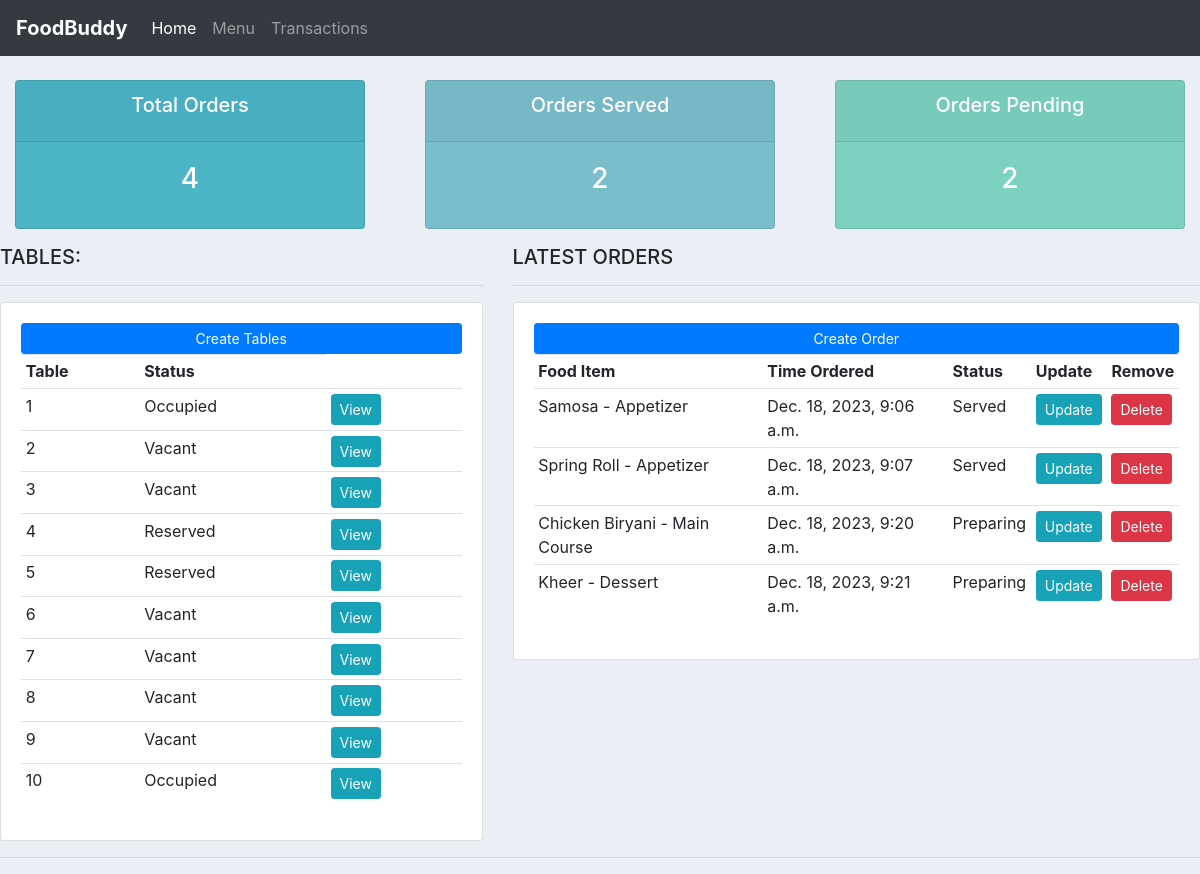
The page / on the database its author committed.
### restaurant/models.py (models this page shows, shortened)
class Table(models.Model):
    STATUS_CHOICES = [
        ('Vacant', 'Vacant'),
        ('Occupied', 'Occupied'),
        ('Reserved', 'Reserved'),
    ]
    capacity = models.IntegerField()
    status = models.CharField(max_length=20, choices=STATUS_CHOICES)

class Order(models.Model):
    STATUS_CHOICES = [
        ('Preparing', 'Preparing'),
        ('Served', 'Served'),
    ]
    table = models.ForeignKey(Table, on_delete=models.SET_NULL, null=True, blank=True)
    order_date = models.DateTimeField(auto_now_add=True)
    meal = models.ForeignKey(Menu, on_delete=models.CASCADE, null=True)
    quantity = models.IntegerField(default=1)
    item_price = models.DecimalField(max_digits=5, decimal_places=2, blank=True, null=True)
    status = models.CharField(max_length=20, choices=STATUS_CHOICES)

class Menu(models.Model):
    CATEGORY_CHOICES = [
        ('Appetizer', 'Appetizer'),
        ('Main Course', 'Main Course'),
        ('Dessert', 'Dessert'),
        ('Beverage', 'Beverage'),
    ]
    meal_name = models.CharField(max_length=255)
    meal_price = models.DecimalField(max_digits=5, decimal_places=2)
    category = models.CharField(max_length=20, choices=CATEGORY_CHOICES)
    def __str__(self):
        return f"{self.meal_name} - {self.category}"

### restaurant/views.py (the view)
# urls.py: 2. Add a URL to urlpatterns:  path('', views.home, name='home')
def home(request):
    orders = Order.objects.all()
    tables = Table.objects.all()
    total_orders = orders.count()
    served = orders.filter(status ='Served').count()
    pending = orders.filter(status = 'Preparing').count()
    context = {'orders':orders, 'tables':tables,'total_orders':total_orders,'pending':pending,'served':served}
    return render(request,"restaurant/home.html", context)

### restaurant/templates/restaurant/home.html
{% extends 'restaurant/main.html' %}
{% block content %}
{% include 'restaurant/status.html' %}
<div class="row">
	<div class="col-md-5">
		<h5>TABLES:</h5>
		<hr>
		<div class="card card-body">
			<a class="btn btn-primary  btn-sm btn-block" href="">Create Tables</a>
			<table class="table table-sm">
				<tr>
					<th>Table</th>
					<th>Status</th>
				</tr>
                {% for table in tables %}
                <tr>
                    <td>{{table.id}}</td>
                    <td>{{table.status}}</td>
                    <td><a  class = "btn btn-sm btn-info" href="{% url 'tables' table.id %}">View</a></td>
                </tr>
                {% endfor %}
			</table>
		</div>
	</div>
	<div class="col-md-7">
		<h5>LATEST ORDERS</h5>
		<hr>
		<div class="card card-body">
			<a class="btn btn-primary  btn-sm btn-block" href="{% url 'create_order' %}">Create Order</a>
			<table class="table table-sm">
				<tr>
					<th>Food Item</th>
					<th>Time Ordered</th>
					<th>Status</th>
					<th>Update</th>
					<th>Remove</th>
				</tr>
                {% for order in orders %}
                <tr>
                    <td>{{order.meal}}</td>
                    <td>{{order.order_date}}</td>
                    <td>{{order.status}}</td>
                    <td><a class = "btn btn-sm btn-info" href="{% url 'update_order' order.id %}">Update</a></td>
                    <td><a class = "btn btn-sm btn-danger" href="{% url 'delete_order' order.id %}">Delete</a></td>
                </tr>
                {% endfor %}
			</table>
		</div>
	</div>
</div>
{% endblock %}

### restaurant/templates/restaurant/main.html (style rules this page uses)
body { background-color: #ebeff5; }

### rows shown on the page
Table: id "1", status "Occupied"
Table: id "2", status "Vacant"
Table: id "3", status "Vacant"
Table: id "4", status "Reserved"
Table: id "5", status "Reserved"
Table: id "6", status "Vacant"
Table: id "7", status "Vacant"
Table: id "8", status "Vacant"
Table: id "9", status "Vacant"
Table: id "10", status "Occupied"
Order: meal "Samosa - Appetizer", order_date "Dec. 18, 2023, 9:06 a.m.", status "Served"
Order: meal "Spring Roll - Appetizer", order_date "Dec. 18, 2023, 9:07 a.m.", status "Served"
Order: meal "Chicken Biryani - Main Course", order_date "Dec. 18, 2023, 9:20 a.m.", status "Preparing"
Order: meal "Kheer - Dessert", order_date "Dec. 18, 2023, 9:21 a.m.", status "Preparing"

### other values the page prints
{{ total_orders }} "4"
{{ served }} "2"
{{ pending }} "2"
